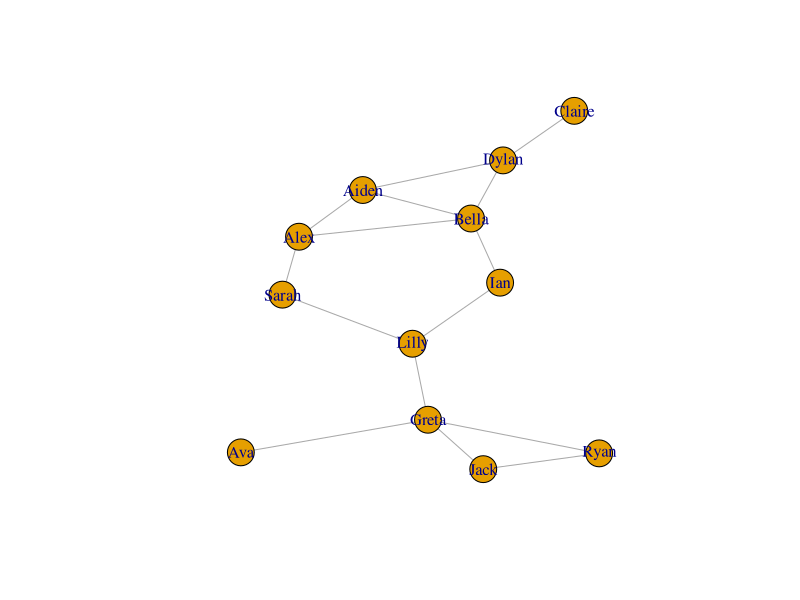
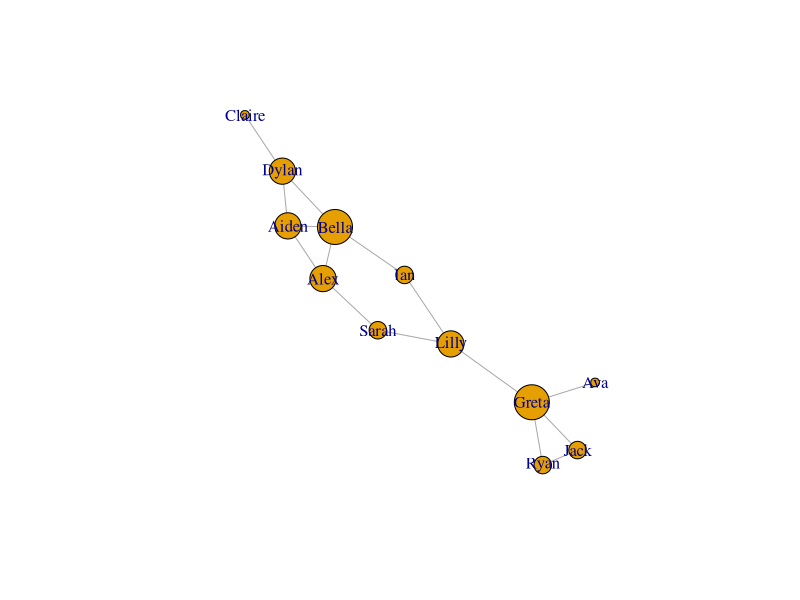
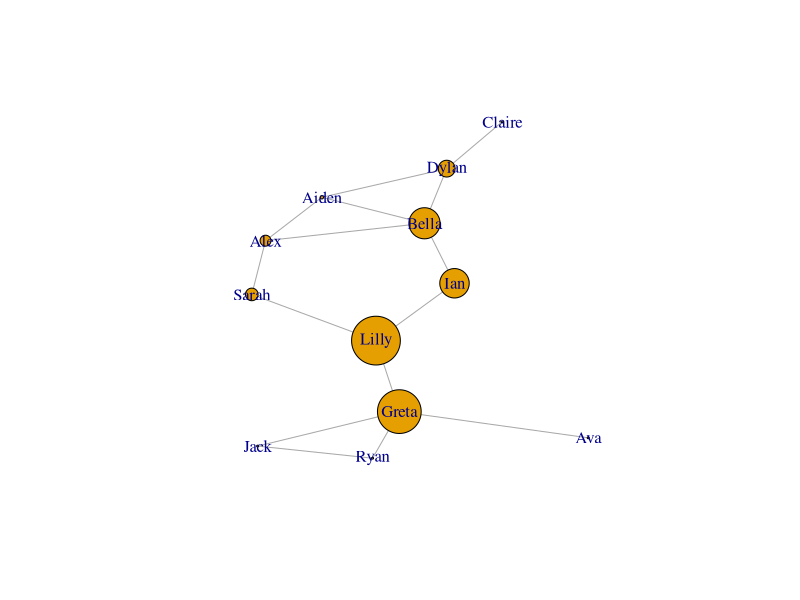
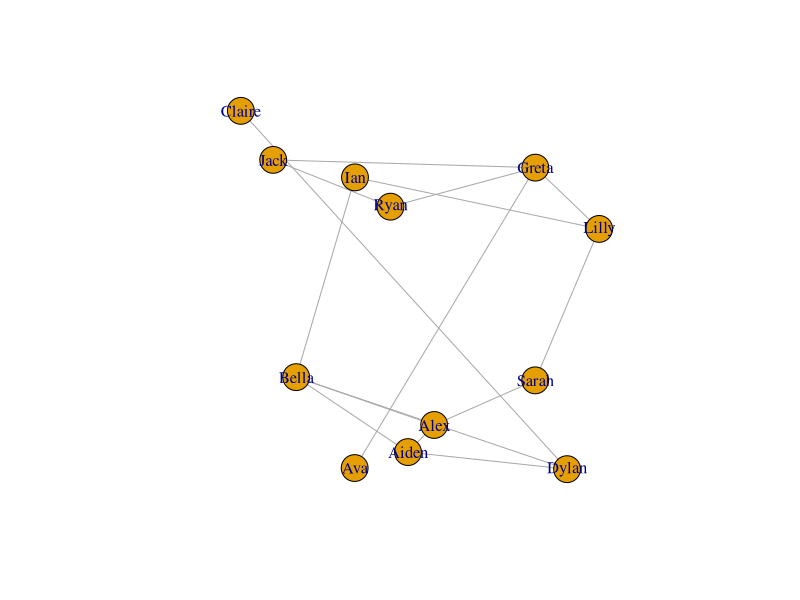
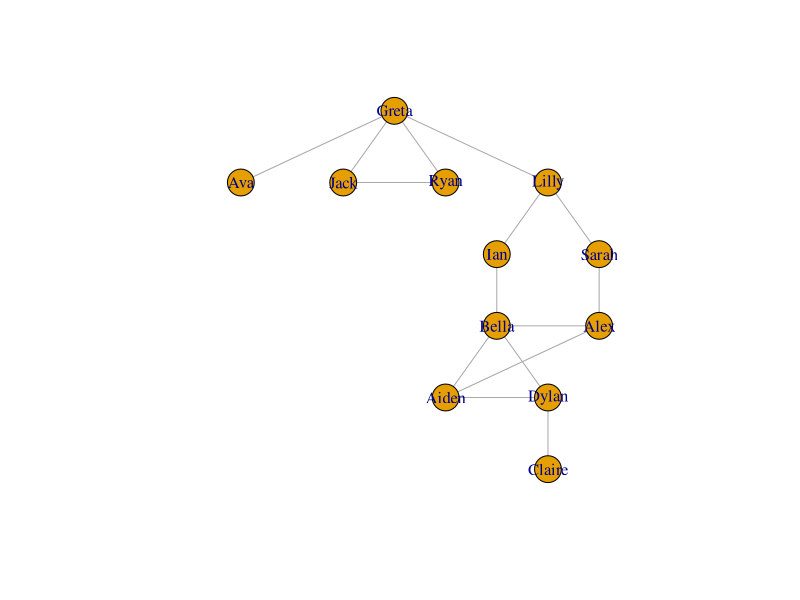
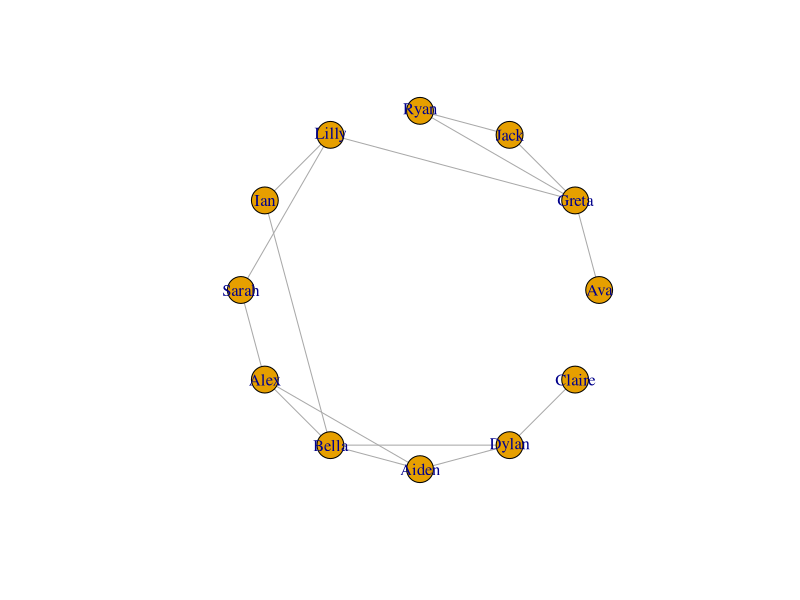

The R script that drew these images, in order:
# install and load igraph package
install.packages("igraph")
library("igraph")

# read CSV as a matrix
friends <- read.csv("data/friendsTies.csv", header=TRUE, row.names=1)
friendsMatrix <- as.matrix(friends)

# create an adjacency network
friendsNetwork <- graph.adjacency(friendsMatrix, mode="undirected", diag=FALSE)

# visualize the network
plot(friendsNetwork, vertex.size=15)

# calculate degree centrality for each node
degree(friendsNetwork, mode="all")

# modify the node size based on degree centrality
plot(friendsNetwork, vertex.size=degree(friendsNetwork) *5)

# calculate between centrality for each node
betweenness(friendsNetwork, directed=FALSE)

# modify the node size based on degree centrality
plot(friendsNetwork, vertex.size=betweenness(friendsNetwork))

# change layout
plot(friendsNetwork, layout=layout.random)

# change layout
plot(friendsNetwork, layout=layout.reingold.tilford(friendsNetwork, root="Greta"))

# change layout
plot(friendsNetwork, layout=layout.circle)